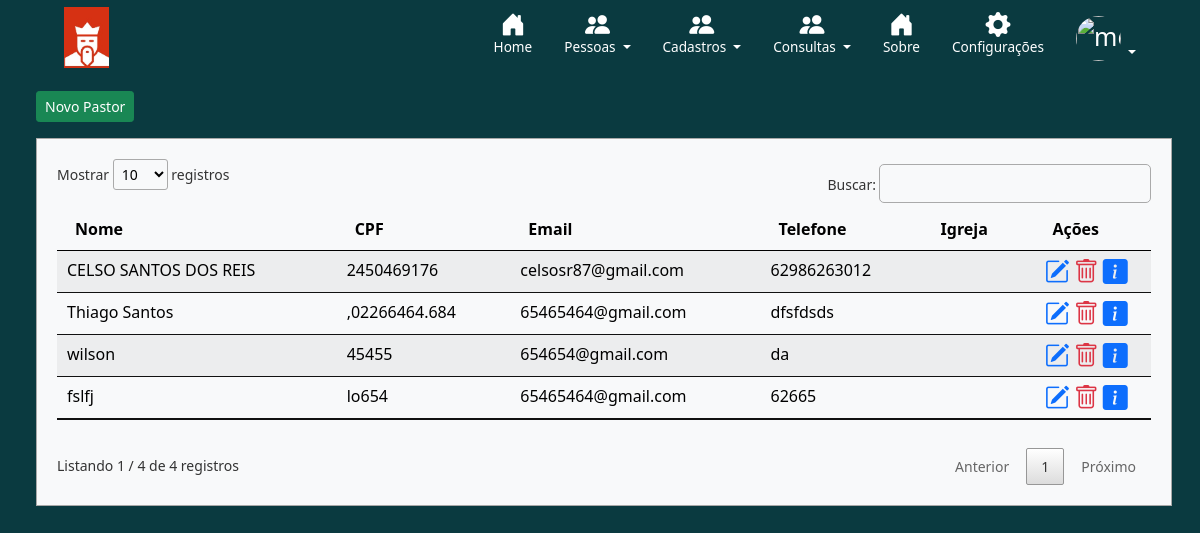
Page /listar/pastores/ (signed in) on the earlier database version.
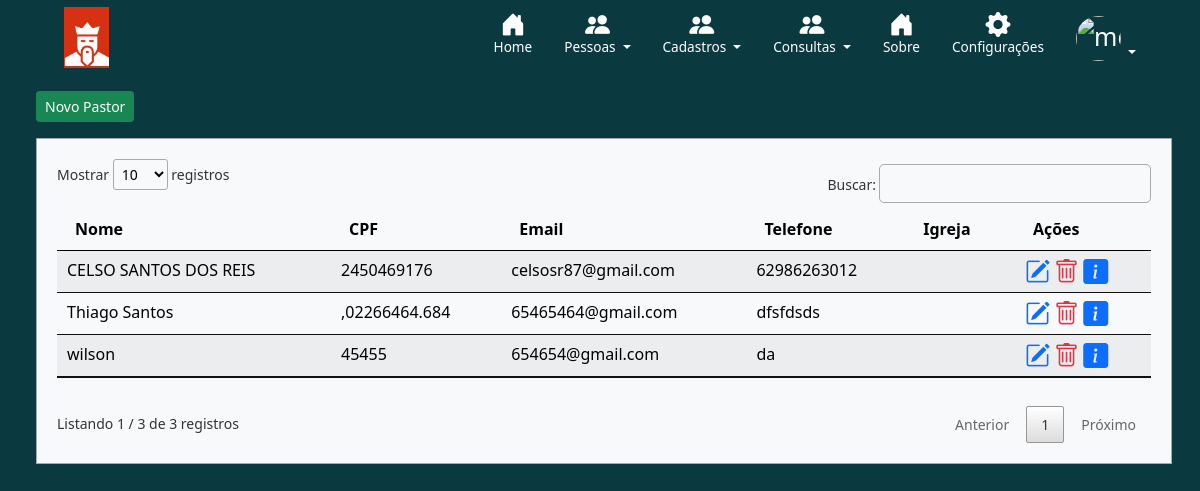
Same page on the later database version.
### cadastros/models.py (models this page shows, shortened)
class Pastores(models.Model):
    nome = models.CharField(max_length=100, verbose_name='Nome')
    cpf = models.CharField(max_length=20, verbose_name='CPF')
    endereco = models.CharField(max_length=255, verbose_name='Endereço')
    email = models.EmailField(max_length=60, verbose_name='E-mail', blank=True, null=True)
    data_nascimento = models.DateField(verbose_name='Data de Nascimento')
    telefone = models.CharField(max_length=20, verbose_name='Telefone')

### cadastros/views.py (the view)
# urls.py: path('listar/pastores/', PastoresList.as_view(), name='listar-pastores'),
class PastoresList(LoginRequiredMixin, ListView):
    login_url = reverse_lazy('login')
    model = Pastores
    template_name = 'cadastros/listas/listapastores.html'

### cadastros/templates/cadastros/listas/listapastores.html (shortened to what this page needs)
{% extends 'paginas/modelo.html' %}
{% load static %}
{% block dashboard %}
<div class="container-fluid mb-4 mx-4">
    <div class="col-md-12 my-3">
        <a href="{% url 'cadastrar-pastores' %}" type="button" class="btn btn-success btn-sm">Novo Pastor</a>
    </div>
    <div class="tabela bg-light">
            <table id="example" class="table table-striped table-light table-hover my-4 my-4" style="width:100%">
                <thead>
                    <tr>
                        <th>Nome</th>
                        <th>CPF</th>
                        <th class="esc">Email</th>
                        <th class="esc">Telefone</th>
                        <th class="esc">Igreja</th>
                        <th>Ações</th>
                    </tr>
                </thead>
                <tbody>
                    {% for pastores in object_list %}
                    <tr>
                        <td>{{ pastores.nome }}</td>
                        <td>{{ pastores.cpf }}</td>
                        <td class="esc">{{ pastores.email }}</td>
                        <td class="esc">{{ pastores.telefone }}</td>
                        <td class="esc">{{ pastores.igreja }}</td>
                        <td>
                            <a href="{% url 'editar-pastores' pastores.pk %}"  title="Editar Registro">	<i class="bi bi-pencil-square text-primary"></i> </a>
                            <a href="{% url 'excluir-pastores' pastores.pk %}" title="Excluir">	<i class="bi bi-trash text-danger"></i> </a>
                            <a href="#" onclick="dados('{{ pastores.nome }}', '{{ pastores.cpf }}', '{{ pastores.email }}', '{{ pastores.telefone }}', '{{ pastores.endereco }}')" title="Ver Dados">	<i class="bi bi-info-square-fill text-primary"></i> </a>
                        </td>
                    </tr>
                    {% empty %}
                    <tr>
                        <td colspan="3">Nenhum arquivo </td>
                    </tr>
                    {% endfor %}
                </tbody>
            </table>
    </div>
    </div>
{% endblock %}

Differences in the rows shown:
removed Pastores: nome "fslfj", cpf "lo654", email "65465464@gmail.com", telefone "62665"
Other differences:
text written by a page script: "Mostrar registros Buscar: Listando 1 / 4 de 4 registros Anterior 1 Próximo" → "Mostrar registros Buscar: Listando 1 / 3 de 3 registros Anterior 1 Próximo"
